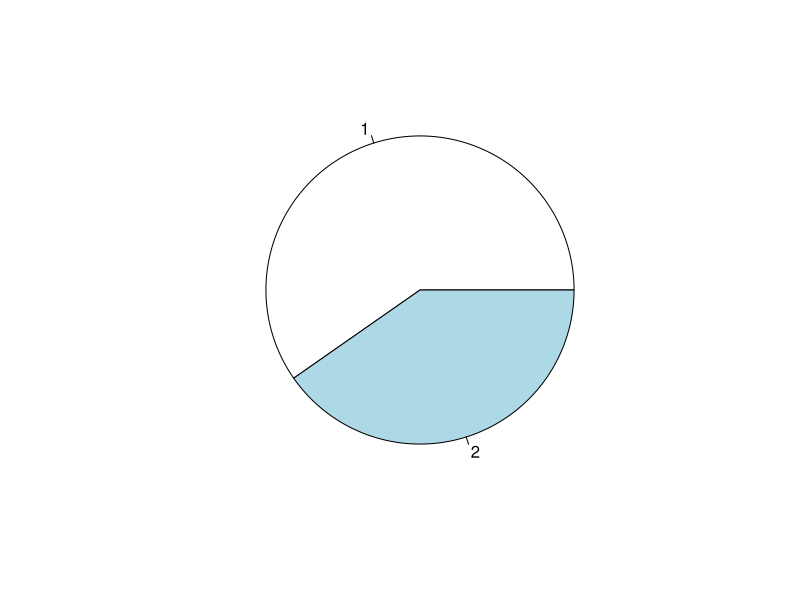

R code for this plot: (Note: this script raises an error after producing the figure.)
# Prediction
predict.dnn <- function(model, data = X.test) {
  # new data, transfer to matrix
  new.data <- data.matrix(data)
  
  # Feed Forwad
  hidden.layer <- sweep(new.data %*% model$W1 ,2, model$b1, '+')
  # neurons : Rectified Linear
  hidden.layer <- pmax(hidden.layer, 0)
  score <- sweep(hidden.layer %*% model$W2, 2, model$b2, '+')
  
  # Loss Function: softmax
  score.exp <- exp(score)
  probs <-sweep(score.exp, 1, rowSums(score.exp), '/') 
  
  # select max possiblity
  labels.predicted <- max.col(probs)
  return(labels.predicted)
}
# Train: build and train a 2-layers neural network 
train.dnn <- function(x, y, traindata=data, testdata=NULL,
                      # set hidden layers and neurons
                      # currently, only support 1 hidden layer
                      hidden=c(6), 
                      # max iteration steps
                      maxit=2000,
                      # delta loss 
                      abstol=1e-2,
                      # learning rate
                      lr = 1e-2,
                      # regularization rate
                      reg = 1e-3,
                      # show results every 'display' step
                      display = 100,
                      random.seed = 1)
{
  # to make the case reproducible.
  set.seed(random.seed)
  
  # total number of training set
  N <- nrow(traindata)
  
  # extract the data and label
  # don't need atribute 
  X <- unname(data.matrix(traindata[,x]))
  Y <- traindata[,y]
  if(is.factor(Y)) { Y <- as.integer(Y) }
  # updated: 10.March.2016: create index for both row and col
  Y.len   <- length(unique(Y))
  Y.set   <- sort(unique(Y))
  Y.index <- cbind(1:N, match(Y, Y.set))
  
  # number of input features
  D <- ncol(X)
  # number of categories for classification
  K <- length(unique(Y))
  H <-  hidden
  
  # create and init weights and bias 
  W1 <- 0.01*matrix(rnorm(D*H), nrow=D, ncol=H)
  b1 <- matrix(0, nrow=1, ncol=H)
  
  W2 <- 0.01*matrix(rnorm(H*K), nrow=H, ncol=K)
  b2 <- matrix(0, nrow=1, ncol=K)
  
  # use all train data to update weights since it's a small dataset
  batchsize <- N
  # updated: March 17. 2016
  # init loss to a very big value
  loss <- 100000
  
  # Training the network
  i <- 0
  while(i < maxit && loss > abstol ) {
    
    # iteration index
    i <- i +1
    
    # forward ....
    # 1 indicate row, 2 indicate col
    hidden.layer <- sweep(X %*% W1 ,2, b1, '+')
    # neurons : ReLU
    hidden.layer <- pmax(hidden.layer, 0)
    score <- sweep(hidden.layer %*% W2, 2, b2, '+')
    
    # softmax
    score.exp <- exp(score)
    probs <-sweep(score.exp, 1, rowSums(score.exp), '/') 
    
    # compute the loss
    corect.logprobs <- -log(probs[Y.index])
    data.loss  <- sum(corect.logprobs)/batchsize
    reg.loss   <- 0.5*reg* (sum(W1*W1) + sum(W2*W2))
    loss <- data.loss + reg.loss
    
    # display results and update model
    if( i %% display == 0) {
      if(!is.null(testdata)) {
        model <- list( D = D,
                       H = H,
                       K = K,
                       # weights and bias
                       W1 = W1, 
                       b1 = b1, 
                       W2 = W2, 
                       b2 = b2)
        labs <- predict.dnn(model, testdata[,-y])      
        # updated: 10.March.2016
        accuracy <- mean(as.integer(testdata[,y]) == Y.set[labs])
        cat(i, loss, accuracy, "\n")
      } else {
        cat(i, loss, "\n")
      }
    }
    
    # backward ....
    dscores <- probs
    dscores[Y.index] <- dscores[Y.index] -1
    dscores <- dscores / batchsize
    
    
    dW2 <- t(hidden.layer) %*% dscores 
    db2 <- colSums(dscores)
    
    dhidden <- dscores %*% t(W2)
    dhidden[hidden.layer <= 0] <- 0
    
    dW1 <- t(X) %*% dhidden
    db1 <- colSums(dhidden) 
    
    # update ....
    dW2 <- dW2 + reg*W2
    dW1 <- dW1  + reg*W1
    
    W1 <- W1 - lr * dW1
    b1 <- b1 - lr * db1
    
    W2 <- W2 - lr * dW2
    b2 <- b2 - lr * db2
    
  }
  
  # final results
  # creat list to store learned parameters
  # you can add more parameters for debug and visualization
  # such as residuals, fitted.values ...
  model <- list( D = D,
                 H = H,
                 K = K,
                 # weights and bias
                 W1= W1, 
                 b1= b1, 
                 W2= W2, 
                 b2= b2)
  
  return(model)
}

########################################################################
# testing
#######################################################################


# Explore the data
setwd("C:/SVMnNN")
data <- read.csv("data.csv",sep=";",header = TRUE,stringsAsFactors = T,na.strings = c(' '))
# 0. EDA
summary(data)
dim(data)

table(data$nature.of.driver)
pie(table(data$nature.of.driver))

## split data into a train and test set
index <- 1:nrow(data)
testindex <- sample(index, trunc(length(index)/2))
testset <- data[testindex,]
trainset <- data[-testindex,]
x_test <- x[testindex,]
x_train <- x[-testindex,]
y_test <- y[testindex]
y_train <- y[-testindex]






# 2. train model
bnn.model <- train.dnn(x=1:2, y=3, traindata=trainset, testdata=testset, hidden=6, maxit=2000, display=50)

# 3. prediction
labels.dnn <- predict.dnn(ir.model, testset[, -3])

# 4. verify the results
table(testset[,3], labels.dnn)


#accuracy
mean(as.integer(testset[,3])  == labels.dnn)


# 0.98
